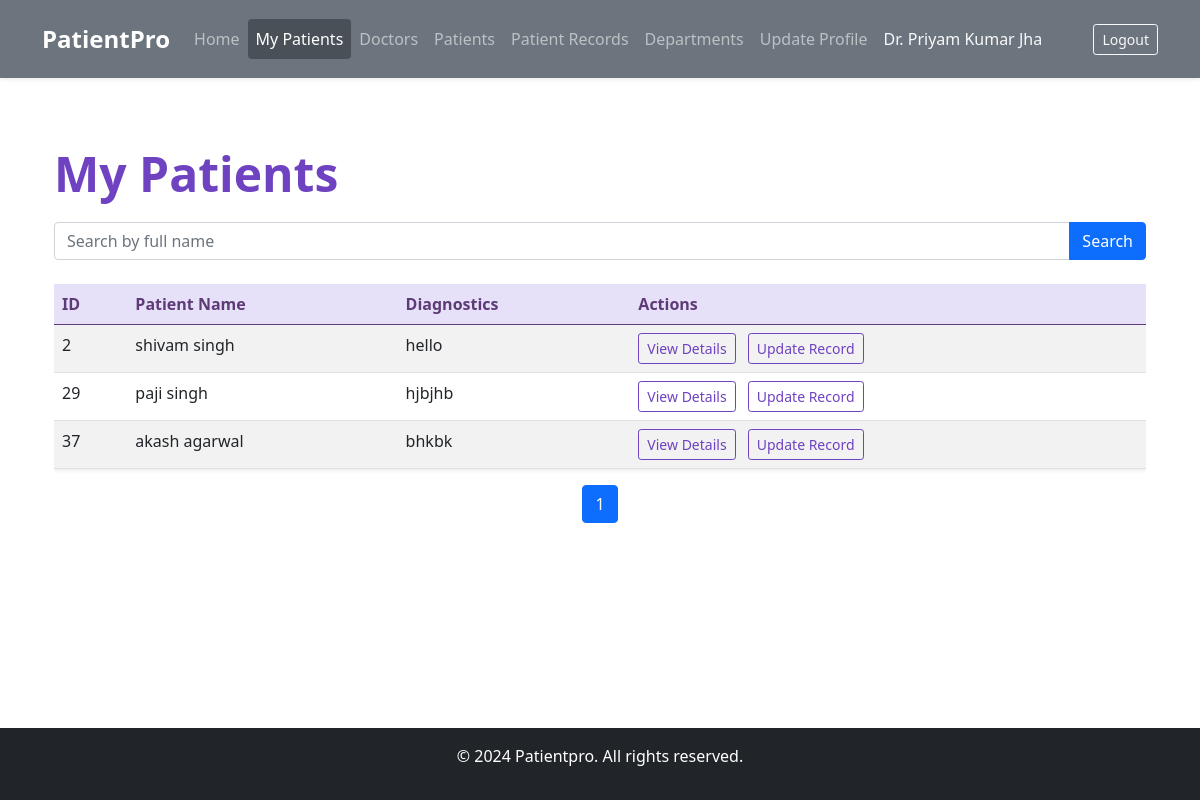
/my-patients/ (signed in), run on the app's committed database.
### MediAccess/models.py (models this page shows, shortened)
class CustomUser(AbstractUser):
    USER_TYPE_CHOICES = (
        ('patient', 'Patient'),
        ('doctor', 'Doctor'),
    )
    user_type = models.CharField(max_length=10, choices=USER_TYPE_CHOICES)
    department = models.ForeignKey(Department, on_delete=models.SET_NULL, null=True, blank=True)
    email = models.EmailField(unique=True)
    full_name = models.CharField(max_length=255)
    phone_number = models.CharField(max_length=15, blank=True, null=True)
    address = models.TextField(blank=True, null=True)
    professional_license_number = models.CharField(max_length=100, blank=True, null=True)
    years_of_experience = models.PositiveIntegerField(blank=True, null=True)
    objects = CustomUserManager()

class PatientRecord(models.Model):
    record_id = models.AutoField(primary_key=True)
    patient = models.ForeignKey(CustomUser, on_delete=models.CASCADE, limit_choices_to={'user_type': 'patient'})
    created_date = models.DateField(auto_now_add=True)
    diagnostics = models.TextField()
    observations = models.TextField(blank=True)
    treatments = models.TextField(blank=True)
    department = models.ForeignKey(Department, on_delete=models.CASCADE, null=True, blank=True)
    misc = models.TextField(blank=True)
    doctor = models.ForeignKey(settings.AUTH_USER_MODEL, related_name='assigned_records', on_delete=models.SET_NULL, null=True, blank=True)

### MediAccess/views.py (the view)
# urls.py: path('my-patients/', my_patients, name='my_patients'),
@login_required
def my_patients(request):
    if request.user.user_type != 'doctor':
        messages.warning(request, 'You are not authorized to view this page.')
        return redirect('home')
    query = request.GET.get('search', '')
    patients = PatientRecord.objects.filter(doctor=request.user)
    if query:
        patients = patients.filter(patient__full_name__icontains=query) | patients.filter(diagnostics__icontains=query)
    paginator = Paginator(patients, 10)
    page_number = request.GET.get('page')
    page_obj = paginator.get_page(page_number)
    context = {
        'page_obj': page_obj,  # Pass the paginator object to the template
        'search_query': query,  # Pass the search query to maintain input value in the search box
    }
    return render(request, 'my_patients.html', context)

### templates/my_patients.html (shortened to what this page needs)
{% extends 'base.html' %}
{% block content %}
<div class="container mt-4">
    <h1 class="display-5 fw-bold lh-1 mb-4 text-primary">My Patients</h1>
    <form method="get" class="mb-4">
        <div class="input-group">
            <input type="text" name="search" value="{{ search_query }}" placeholder="Search by full name" class="form-control" />
            <button type="submit" class="btn btn-primary">Search</button>
        </div>
    </form>
    <div class="table-responsive">
        <table class="table table-striped table-hover shadow-sm">
            <thead style="background-color: #e6e0f8; color: #5e3b76;">
                <tr>
                    <th>ID</th>
                    <th>Patient Name</th>
                    <th>Diagnostics</th>
                    <th>Actions</th>
                </tr>
            </thead>
            <tbody>
                {% for record in page_obj %}
                    <tr>
                        <td>{{ record.patient.id }}</td>
                        <td>{{ record.patient.full_name }}</td>
                        <td>{{ record.diagnostics }}</td>
                        <td>
                            <a href="{% url 'get_patient_records' record.patient.id %}" class="btn btn-outline-primary btn-sm me-2">View Details</a>
                            <a href="{% url 'update_patient_detail' record.patient.id %}" class="btn btn-outline-primary btn-sm">Update Record</a>
                        </td>
                    </tr>
                {% empty %}
                    <tr>
                        <td colspan="4" class="text-center">No patients assigned.</td>
                    </tr>
                {% endfor %}
            </tbody>
        </table>
    </div>
    <nav aria-label="Page navigation">
        <ul class="pagination justify-content-center">
            {% for num in page_obj.paginator.page_range %}
                {% if page_obj.number == num %}
                    <li class="page-item active" aria-current="page"><span class="page-link">{{ num }}</span></li>
                {% elif num > page_obj.number|add:'-3' and num < page_obj.number|add:'3' %}
                    <li class="page-item"><a class="page-link" href="?page={{ num }}&search={{ search_query }}">{{ num }}</a></li>
                {% endif %}
            {% endfor %}
        </ul>
    </nav>
</div>
{% endblock %}

### templates/base.html (shortened to what this page needs)
{% load widget_tweaks %}
<!doctype html>
<html lang="en">
<head>
    <link href="https://cdn.jsdelivr.net/npm/bootstrap@5.0.2/dist/css/bootstrap.min.css" rel="stylesheet"
>
    <link rel="stylesheet" href="https://cdnjs.cloudflare.com/ajax/libs/font-awesome/4.7.0/css/font-awesome.min.css">
</head>
<body class="d-flex flex-column min-vh-100">
    <nav class="navbar navbar-expand-lg navbar-dark bg-secondary shadow-sm py-3">
        <div class="container">
            <a class="navbar-brand fw-bold" href="{% url 'home' %}">PatientPro</a>
            <div class="collapse navbar-collapse" id="navbarSupportedContent">
                {% if request.user.is_authenticated %}
                    {% if user.user_type == 'doctor' %}
                    <ul class="navbar-nav me-auto mb-2 mb-lg-0">
                        <li class="nav-item">
                            <a class="nav-link {% if request.resolver_match.url_name == 'doctor_dashboard' %}active{% endif %}"
                                aria-current="page" href="{% url 'doctor_dashboard' %}">Home</a>
                        </li>
                        <li class="nav-item">
                            <a class="nav-link {% if request.resolver_match.url_name == 'my_patients' %}active{% endif %}"
                                href="{% url 'my_patients' %}">My Patients</a>
                        </li>
                        <li class="nav-item">
                            <a class="nav-link {% if request.resolver_match.url_name == 'doctor_list' %}active{% endif %}"
                                href="{% url 'doctor_list' %}">Doctors</a>
                        </li>
                        <li class="nav-item">
                            <a class="nav-link {% if request.resolver_match.url_name == 'patient_list' %}active{% endif %}"
                                href="{% url 'patient_list' %}">Patients</a>
                        </li>
                        <li class="nav-item">
                            <a class="nav-link {% if request.resolver_match.url_name == 'patient-records' %}active{% endif %}"
                                href="{% url 'patient-records' %}">Patient Records</a>
                        </li>
                        <li class="nav-item">
                            <a class="nav-link {% if request.resolver_match.url_name == 'department_list' %}active{% endif %}"
                                href="{% url 'department_list' %}">Departments</a>
                        </li>
                        <li class="nav-item">
                            <a class="nav-link {% if request.resolver_match.url_name == 'update_doctor' %}active{% endif %}"
                                href="{% url 'update_doctor' request.user.id %}">Update Profile</a>
                        </li>
                        <li class="nav-item">
                            <span class="nav-link disabled text-light">Dr. {{ user.full_name|title }}</span>
                        </li>
                    </ul>
                    {% endif %}
                    <a href="{% url 'logout' %}" class="btn btn-outline-light btn-sm ms-lg-3">Logout</a>
                {% endif %}
            </div>
        </div>
    </nav>
    <div class="container flex-grow-1 mt-5 mb-5">
        {% block content %}
        {% endblock content %}
    </div>
    <footer class="footer bg-dark text-white text-center py-3">
        <p>&copy; 2024 Patientpro. All rights reserved.</p>
    </footer>
</body>
</html>

### templates/base.html (style rules this page uses)
.navbar { transition: all 0.3s ease; }
.navbar-brand { font-size: 1.5rem; }
.nav-link { transition: color 0.2s ease-in-out; }
.nav-link.active { color: #fff !important; background-color: #495057 !important; border-radius: 0.25rem; }

### templates/my_patients.html (style rules this page uses)
.btn-outline-primary { border-color: #6f42c1; color: #6f42c1; }
.text-primary { color: #6f42c1 !important; }
.shadow-sm { box-shadow: 0 0.5rem 1rem rgba(111, 66, 193, 0.15); }

### data on the page
CustomUser: full_name "Priyam Kumar Jha"
PatientRecord: patient.id "2", patient.full_name "shivam singh", diagnostics "hello"
PatientRecord: patient.id "29", patient.full_name "paji singh", diagnostics "hjbjhb"
PatientRecord: patient.id "37", patient.full_name "akash agarwal", diagnostics "bhkbk"

### other printed values
{{ num }} "1"
